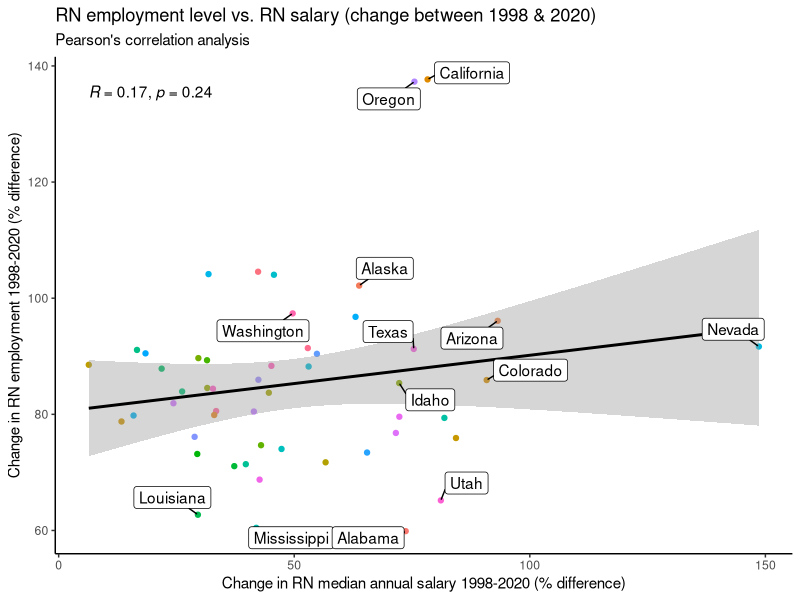
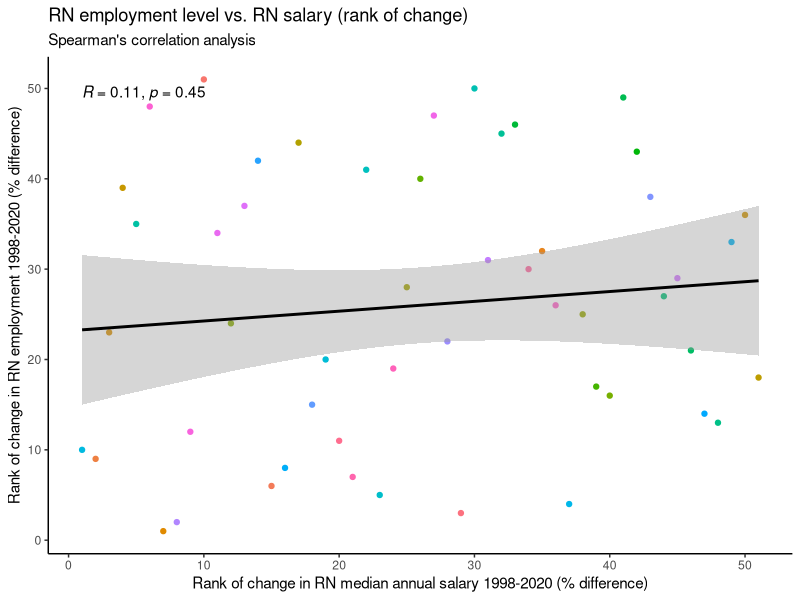

These charts were generated, in order, by the following R code:
## ---- chunk 1
library(tidyverse)
library(ggrepel)
library(ggpubr)
## ---- chunk 2
# load data
df <- read_csv("nurses.csv") %>% as_tibble()

# preview dataset
glimpse(df)
## ---- chunk 3
# build variable description key table to generate tidy column names
desc <- tibble(desc = colnames(df)) %>%
          mutate(new_name = desc %>% 
                            tolower() %>% 
                            str_replace_all(c(" percentile" = "",
                                              "hourly" = "hrly",
                                              "annual" = "ann",
                                              "standard error" = "se",
                                              "aggregate" = "agg",
                                              "national" = "natl",
                                              "employed" = "empl",
                                              " (%)" = "",
                                              "[,(%)]"= "",
                                              "[/]" = "_" ))  %>% 
                            str_trim() %>%
                            str_replace_all(., "[ ]", "_"))

# rename columns with tidy names
df <- df %>% set_names(desc$new_name)

# view description key table
desc
## ---- chunk 4
# count number of NAs in each column
df %>%
  select_if(~any(is.na(.))) %>%
  summarise_all(~(sum(is.na(.)))) %>%
  t() 

# drop rows with NA in any column except location_quotient
df <- df %>% drop_na(!location_quotient)

# count rows of filtered dataset
nrow(df)
## ---- chunk 5
# check to see if data starts with the same year for all states/territories
df %>% 
  group_by(state) %>% 
  summarize(first = min(year), # find first year reported for each state/territory
            last = max(year)) %>% # find last year reported for each state/territory
  distinct(first, last) # find all distinct combinations of first & last year reported


# check to see which states/territories did not start reporting in 1998
df %>% 
  group_by(state) %>% 
  summarize(first = min(year), # find first year reported for each state
            last = max(year)) %>% # find last year reported for each state
  filter(first != 1998) # show only those that did not start with 1998

# remove the territories from the dataset
df <- df %>% filter(state != "Guam" & state != "Virgin Islands" & state != "Puerto Rico")
## ---- chunk 6
# calculate percent differences and store in a new tibble
diff <- df %>% 
  group_by(state) %>%
  filter(year == 1998|year==2020) %>% 
  pivot_wider(names_from = year, # rearrange
              values_from = c(ann_salary_median, total_empl_rn),
              id_cols = state) %>%
  mutate(
    # calculate percent difference in RNs employed
      empl_diff = 100 * (total_empl_rn_2020 - total_empl_rn_1998)/
                         total_empl_rn_1998, 
    # calculate percent difference in salary
      salary_diff = 100 * (ann_salary_median_2020 - ann_salary_median_1998)/
                           ann_salary_median_1998) %>% 
  as_tibble() %>%
  arrange(desc(empl_diff)) %>% # rank by percent difference in RN employment
  rowid_to_column(var = "empl_diff_rank") %>%
  arrange(desc(salary_diff)) %>% # rank by percent difference in salary
  rowid_to_column(var = "salary_diff_rank")


# display top & bottom ranked states for each calculated metric

#show 5 biggest increases in median annual salary 
diff %>% 
  select(state, salary_diff, salary_diff_rank, empl_diff, empl_diff_rank) %>% 
  slice_max(order_by = salary_diff, n=5) 
#show 5 smallest increases in median annual salary
diff %>% 
  select(state, salary_diff, salary_diff_rank, empl_diff, empl_diff_rank) %>% 
  slice_min(order_by = salary_diff, n=5)  

#show 5 biggest increases in median annual salary 
diff %>% 
  select(state, salary_diff, salary_diff_rank, empl_diff, empl_diff_rank) %>% 
  slice_max(order_by = empl_diff, n=5) 
 #show 5 smallest increases in median annual salary
diff %>% 
  select(state, salary_diff, salary_diff_rank, empl_diff, empl_diff_rank) %>% 
  slice_min(order_by = empl_diff, n=5) 

## ---- chunk 7
# plot percent differences in employment vs salary 
diff %>% 
  ggplot(aes(x = empl_diff, y = salary_diff)) +
  geom_point(aes(color = state), show.legend = FALSE) +
  geom_smooth(method = lm, # linear regression
              color = "black",
              show.legend = FALSE) +
  geom_label_repel(aes(label = state), # label some outlier points
            min.segment.length = 0,
            max.overlaps = 3) +
  stat_cor(method = "pearson") + # annotate with correlation analysis statistics
  labs(title = "RN employment level vs. RN salary (change between 1998 & 2020)", 
       subtitle = "Pearson's correlation analysis",
       x = "Change in RN median annual salary 1998-2020 (% difference)",
       y = "Change in RN employment 1998-2020 (% difference)") +
  theme_classic()
## ---- chunk 8
# plot rank of percent differences in employment vs salary 

diff %>% 
  ggplot(aes(x = empl_diff_rank, y = salary_diff_rank)) +
  geom_point(aes(color = state), show.legend = FALSE) +
  geom_smooth(method = lm, # plot linear regression line
              color = "black",
              show.legend = FALSE) +
  stat_cor(method = "spearman") + # annotate with correlation analysis statistics
  labs(title = "RN employment level vs. RN salary (rank of change)", 
       subtitle = "Spearman's correlation analysis",
       x = "Rank of change in RN median annual salary 1998-2020 (% difference)",
       y = "Rank of change in RN employment 1998-2020 (% difference)") +
  theme_classic()
